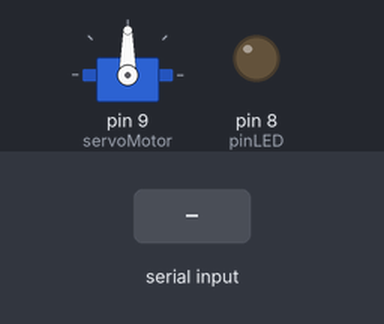
A sketch run on a simulated Arduino Uno, built with avr-gcc and run on an emulated ATmega328P. Parts: servo, output pins drawn as LEDs (lit = HIGH). Inputs (shaded band) come from the test bench.

Above: at 1.2 s.
1.3 s: "1" received over Serial
At 2.5 s:
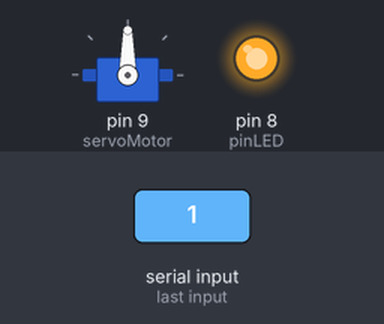
2.8 s: "8" received over Serial
At 3.8 s:
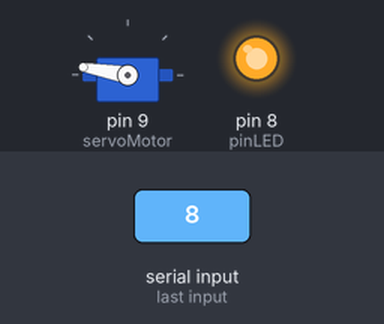
4.3 s: "2" received over Serial
At 4.9 s:
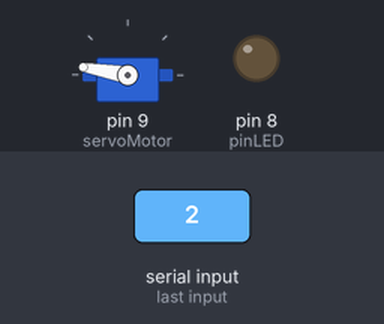
Timing chart, 0 to 7.3 s (numbered marks = the images above; inputs shaded):
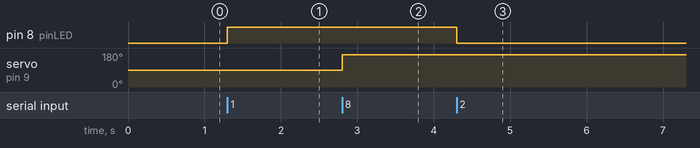

The sketch:

ArduinoCode.ino
```cpp
#include <Servo.h>

const int pinLED = 8;

// Declaramos la variable para controlar el servo
Servo servoMotor;

void setup()
{
  Serial.begin(9600);
  pinMode(pinLED, OUTPUT);
  // Iniciamos el servo para que empiece a trabajar con el pin 9
  servoMotor.attach(9);
}

void loop()
{
  if (Serial.available()>0)
  {
    char option = Serial.read();
    if (option == '1')
    {
        digitalWrite(pinLED, HIGH);
        delay(100);
    }

    if (option == '2')
    {
        digitalWrite(pinLED, LOW);
        delay(100);
    }

    if(option =='7'){

      // Desplazamos a la posición 90º
      servoMotor.write(80);
      // Esperamos 1 segundo
      delay(1000);

    }
    if(option =='8'){
      servoMotor.write(170);
      // Esperamos 1 segundo
      delay(1000);
    }

  }
}
```

Measured:
- after the input at 1.3 s, pin 8 (pinLED): LOW → HIGH at once
- after the input at 2.8 s, servo on pin 9 (servoMotor): 90° → 170° at once
- after the input at 4.3 s, pin 8 (pinLED): HIGH → LOW at once
